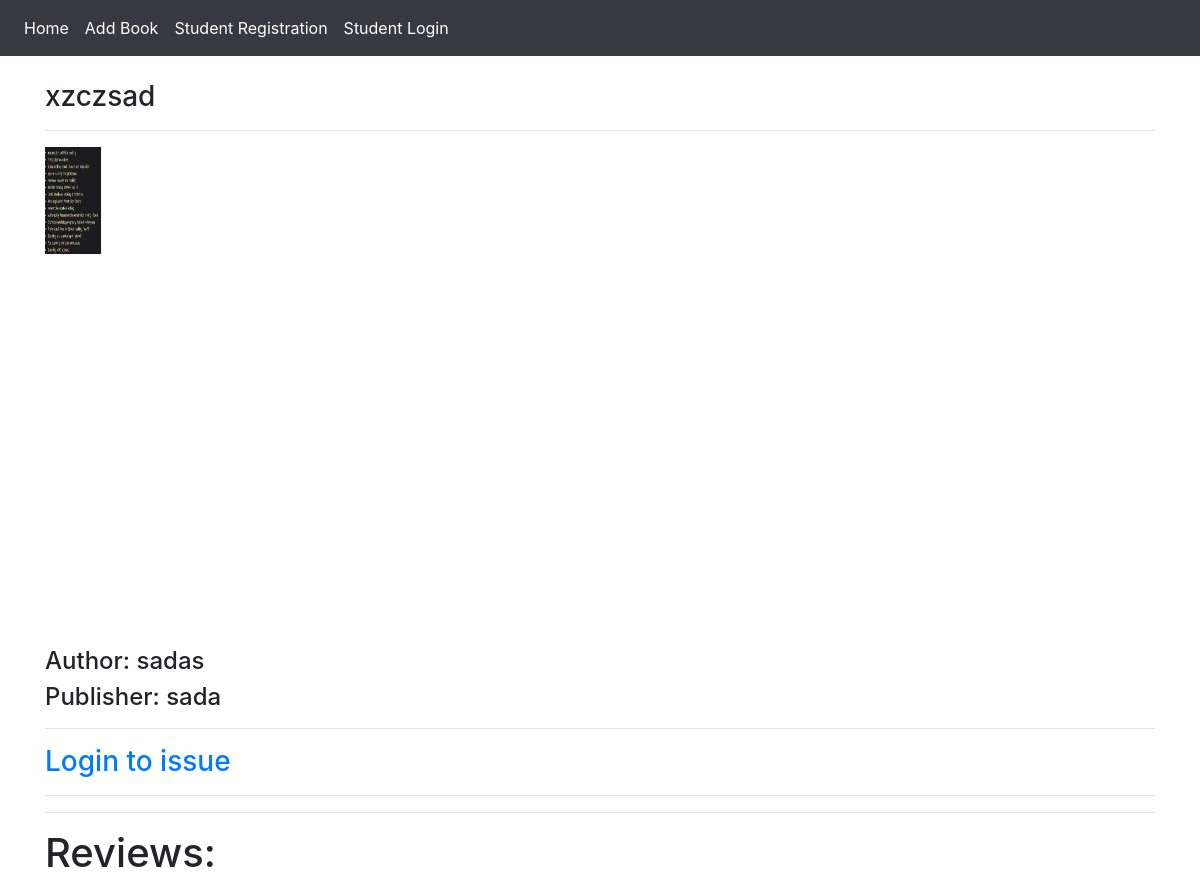
Before: /books/book-details/4/ with the older database file.
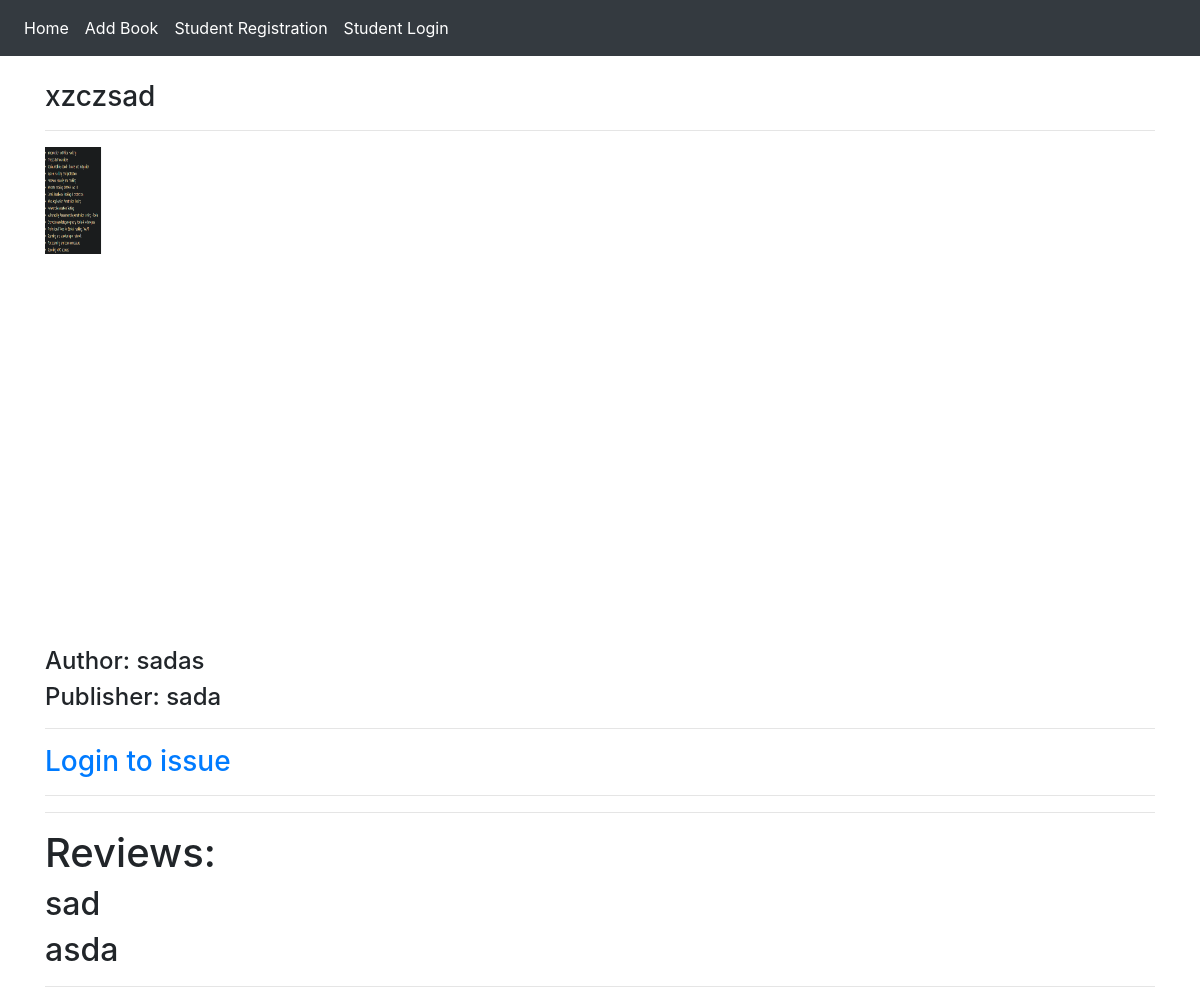
After: the same page with the newer database file.
### books/models.py (models this page shows, shortened)
class Book(models.Model):
    title = models.CharField(max_length=50)
    author = models.CharField(max_length=50)
    published_by = models.CharField(max_length=50)
    cover = models.ImageField(upload_to = 'covers', blank = True, null = True)

class Review(models.Model):
    student = models.ForeignKey(User, on_delete=models.CASCADE)
    book = models.ForeignKey(Book, on_delete=models.CASCADE)
    title = models.CharField(max_length=100)
    description = models.TextField(max_length=2000)

### books/views.py (the view, shortened to what this page needs)
# urls.py: path('book-details/<pk>/', views.book_details, name = 'book_details'),
def book_details(request, pk):
    book = Book.objects.get(pk = pk)
    form = forms.ReviewForm()
    reviews = Review.objects.filter(book = book)
    book_issued = False
    diction = {
        'book': book,
        'form': form,
        'reviews': reviews,
        'book_issued': book_issued
    }
    return render(request, 'books/book_details.html', context = diction)

### templates/books/book_details.html (shortened to what this page needs)
{% extends 'base.html' %}
{% block content %}
<br>
    <h3> {{book.title}}</h3>
    <hr>
    <img src = "{{book.cover.url}}" height = "500px" width = "500px">
    <h4> Author: {{book.author}}</h4>
    <h4> Publisher: {{book.published_by}}</h4>
    <hr>
    {% if book_issued and user.is_authenticated %}
    <span> You have issued this book. Time left {{time_left}} <span>
    <a href = "{% url 'renew_book' pk=book.pk %}" class = 'btn btn-info'>Renew</a>
    <hr>
    <form method = 'POST'>
    {% csrf_token %}
    {{form.as_p}}
    <input type = "submit" name = "submit" value = "Submit" class = "btn btn-info">
    </form>
    {% else %}
    <h3><a href = "{% url 'student_login' %}"> Login to issue </a></h3>
    {% endif %}
    <hr>
    <hr>
    <h1>Reviews:</h1>
    {% for review in reviews %}
        <h2>{{review.title}}<h2>
        <p>{{review.description}}</p>
        <hr>
    {% endfor %}
{% endblock content %}

### templates/base.html (shortened to what this page needs)
<!DOCTYPE html>
<html lang = "en" dir = "ltr">
    <head>
            <link rel="stylesheet" href="https://maxcdn.bootstrapcdn.com/bootstrap/4.0.0/css/bootstrap.min.css">
    </head>
    <body>
    <nav class="navbar navbar-expand-lg navbar-dark bg-dark">
    <ul class="navbar-nav">
      <li class="nav-item active">
        <a class="nav-link" href="{% url 'index' %}"> Home </a>
      </li>
      <li class="nav-item active">
        <a class="nav-link" href="{% url 'add_book' %}"> Add Book </a>
      </li>
      {% if user.is_authenticated %}
      <li class="nav-item active">
        <a class="nav-link" href="{% url 'student_logout' %}">Logout </a>
      </li>
      <li class="nav-item active">
        <a class="nav-link" href="{% url 'student_profile' %}">Profile </a>
      </li>
      {% else %}
      <li class="nav-item active">
        <a class="nav-link" href="{% url 'student_reg' %}">Student Registration </a>
      </li>
      <li class="nav-item active">
        <a class="nav-link" href="{% url 'student_login' %}">Student Login </a>
      </li>
      {% endif %}
    </ul>
</nav>
<div class = "container">
    {% block content %}
    {% endblock content %}
    </body>
</html>

Changed rows visible on the page:
added Review: title "sad", description "asda"
